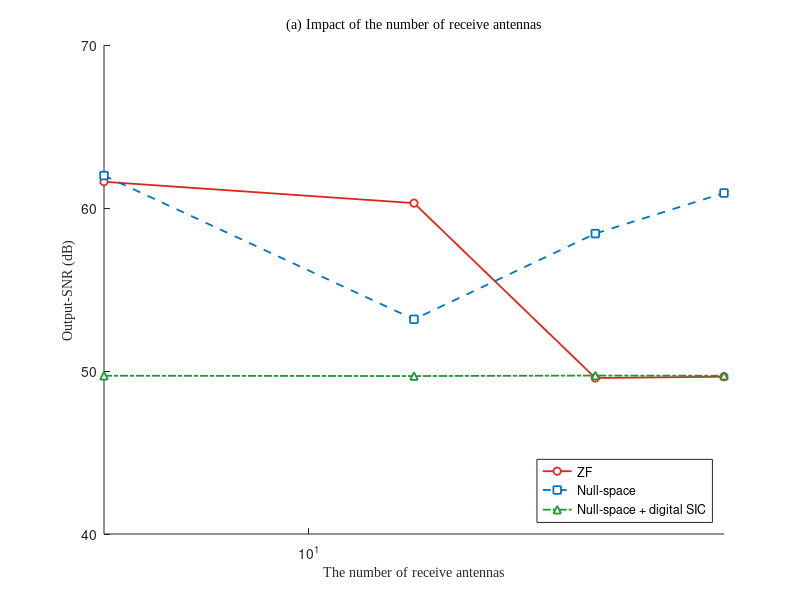

Here is the MATLAB script that generated this plot: (Note: this script raises an error after producing the figure.)
% =========================================================================
% plot_zf_null_sic_full_from_data.m
%   用 task_output_snr_sweep_zf_null_sic_full_fixed 跑出的数据
%   画三张 Output-SNR 对比图，每条图三条曲线：
%     ZF / Null-space / Null-space + digital SIC
%   输出 .fig + .png 到 fig/ 目录
%
%   运行:
%     matlab -batch "plot_zf_null_sic_full_from_data"
% =========================================================================
function plot_zf_null_sic_full_from_data()
close all; clc;

fig_dir = fullfile(pwd, 'fig');
if ~exist(fig_dir, 'dir'), mkdir(fig_dir); end

% =========================================================================
% 数据
% =========================================================================
mrx_x  = [4, 16, 36, 64];
mrx_zf = [61.61, 60.30, 49.57, 49.65];
mrx_ns = [61.99, 53.17, 58.43, 60.92];
mrx_nssic = [49.71, 49.69, 49.72, 49.71];

ns_x  = [512, 1024, 2048, 3168, 6336];
ns_zf = [41.20, 43.11, 46.48, 48.73, 50.87];
ns_ns = [52.34, 55.33, 58.36, 60.26, 63.22];
ns_nssic = [42.16, 44.10, 47.46, 49.72, 51.87];

L_x  = [16, 32, 64, 128, 256];
L_zf = [37.32, 39.69, 42.45, 46.38, 48.73];
L_ns = [48.26, 51.22, 54.23, 57.29, 60.26];
L_nssic = [38.35, 40.71, 43.45, 47.37, 49.72];

% =========================================================================
% 出图
% =========================================================================
plot_output_snr(mrx_x, [mrx_zf; mrx_ns; mrx_nssic], ...
    'The number of receive antennas', ...
    '(a) Impact of the number of receive antennas', ...
    fullfile(fig_dir, 'fig_output_snr_vs_mrx_zf_null_sic_full'), 1);

plot_output_snr(ns_x, [ns_zf; ns_ns; ns_nssic], ...
    'The number of subcarriers', ...
    '(b) Impact of the number of subcarriers', ...
    fullfile(fig_dir, 'fig_output_snr_vs_subcarriers_zf_null_sic_full'), 2);

plot_output_snr(L_x, [L_zf; L_ns; L_nssic], ...
    'The CPI length', ...
    '(c) Impact of CPI length (beamforming)', ...
    fullfile(fig_dir, 'fig_output_snr_vs_cpi_length_zf_null_sic_full'), 3);

fprintf('Done. Saved .fig + .png to %s\n', fig_dir);
end

% =========================================================================
function plot_output_snr(x, y_mat, x_label, title_text, base_path, fig_index)
fig = figure('Color', 'w', 'Units', 'pixels', ...
    'Position', [100 + 35*fig_index, 140 + 35*fig_index, 560, 420], ...
    'Name', title_text);
ax = axes('Parent', fig);
hold(ax, 'on');

colors    = {[0.85 0.15 0.12], [0.00 0.45 0.74], [0.10 0.60 0.20]};
markers   = {'o', 's', '^'};
linestyles = {'-', '--', '-.'};
labels    = {'ZF', 'Null-space', 'Null-space + digital SIC'};

for k = 1:size(y_mat, 1)
    plot(ax, x, y_mat(k, :), ...
        'Color', colors{k}, ...
        'Marker', markers{k}, ...
        'LineStyle', linestyles{k}, ...
        'MarkerSize', 5.5, ...
        'LineWidth', 1.3, ...
        'MarkerFaceColor', 'w', ...
        'DisplayName', labels{k});
end

xlabel(ax, x_label, 'FontName', 'Times New Roman', 'FontSize', 10);
ylabel(ax, 'Output-SNR (dB)', 'FontName', 'Times New Roman', 'FontSize', 10);
title(ax, title_text, 'FontName', 'Times New Roman', ...
    'FontSize', 10, 'FontWeight', 'normal');
set(ax, 'XScale', 'log');
set(ax, 'XTick', [10, 100, 1000, 10000]);
xlim(ax, [min(x), max(x)]);

y_finite = y_mat(isfinite(y_mat));
if ~isempty(y_finite)
    ylo = floor(min(y_finite) / 10) * 10;
    yhi = ceil(max(y_finite) / 10) * 10;
    if yhi - ylo < 10, yhi = ylo + 10; end
    ylim(ax, [ylo, yhi]);
    set(ax, 'YTick', ylo:10:yhi);
end
legend(ax, labels, 'Location', 'southeast', 'Box', 'on');
apply_nature_axes(ax);
hold(ax, 'off');
save_figure(fig, base_path);
end

% =========================================================================
function save_figure(fig, base_path)
savefig(fig, [base_path '.fig']);
exportgraphics(fig, [base_path '.png'], 'Resolution', 300);
fprintf('  saved: %s.fig / .png\n', base_path);
close(fig);
end
